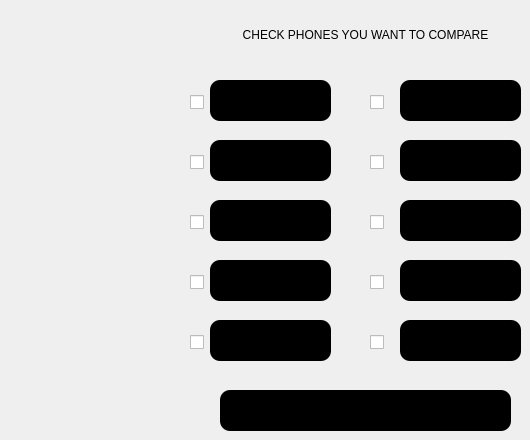
    <widget class="QWidget" name="compareInfinix">
     <widget class="QPushButton" name="Hot60Pro_3">
      <property name="geometry">
       <rect>
        <x>210</x>
        <y>140</y>
        <width>121</width>
        <height>41</height>
       </rect>
      </property>
      <property name="cursor">
       <cursorShape>PointingHandCursor</cursorShape>
      </property>
      <property name="toolTip">
       <string>&lt;html&gt;&lt;head/&gt;&lt;body&gt;&lt;p&gt;Click to show specifications&lt;/p&gt;&lt;/body&gt;&lt;/html&gt;</string>
      </property>
      <property name="styleSheet">
       <string notr="true">QPushButton {
        background-color: rgb(0, 0, 0);
	border-radius: 10px;
}

QPushButton:Hover {
	
	background-color: rgb(17, 16, 16);
}</string>
      </property>
      <property name="text">
       <string>Hot 60 Pro</string>
      </property>
     </widget>
     <widget class="QPushButton" name="Note50ProPlus_3">
      <property name="geometry">
       <rect>
        <x>210</x>
        <y>260</y>
        <width>121</width>
        <height>41</height>
       </rect>
      </property>
      <property name="cursor">
       <cursorShape>PointingHandCursor</cursorShape>
      </property>
      <property name="toolTip">
       <string>&lt;html&gt;&lt;head/&gt;&lt;body&gt;&lt;p&gt;Click to show specifications&lt;/p&gt;&lt;/body&gt;&lt;/html&gt;</string>
      </property>
      <property name="styleSheet">
       <string notr="true">QPushButton {
        background-color: rgb(0, 0, 0);
	border-radius: 10px;
}

QPushButton:Hover {
	
	background-color: rgb(17, 16, 16);
}</string>
      </property>
      <property name="text">
       <string>Note 50 pro+ </string>
      </property>
     </widget>
     <widget class="QPushButton" name="ZeroFlip_3">
      <property name="geometry">
       <rect>
        <x>400</x>
        <y>260</y>
        <width>121</width>
        <height>41</height>
       </rect>
      </property>
      <property name="cursor">
       <cursorShape>PointingHandCursor</cursorShape>
      </property>
      <property name="toolTip">
       <string>&lt;html&gt;&lt;head/&gt;&lt;body&gt;&lt;p&gt;Click to show specifications&lt;/p&gt;&lt;/body&gt;&lt;/html&gt;</string>
      </property>
      <property name="styleSheet">
       <string notr="true">QPushButton {
        background-color: rgb(0, 0, 0);
	border-radius: 10px;
}

QPushButton:Hover {
	
	background-color: rgb(17, 16, 16);
}</string>
      </property>
      <property name="text">
       <string>Zero Flip</string>
      </property>
     </widget>
     <widget class="QPushButton" name="Hot50Pro_3">
      <property name="geometry">
       <rect>
        <x>400</x>
        <y>320</y>
        <width>121</width>
        <height>41</height>
       </rect>
      </property>
      <property name="cursor">
       <cursorShape>PointingHandCursor</cursorShape>
      </property>
      <property name="toolTip">
       <string>&lt;html&gt;&lt;head/&gt;&lt;body&gt;&lt;p&gt;Click to show specifications&lt;/p&gt;&lt;/body&gt;&lt;/html&gt;</string>
      </property>
      <property name="styleSheet">
       <string notr="true">QPushButton {
        background-color: rgb(0, 0, 0);
	border-radius: 10px;
}

QPushButton:Hover {
	
	background-color: rgb(17, 16, 16);
}</string>
      </property>
      <property name="text">
       <string>Hot 50 Pro</string>
      </property>
     </widget>
     <widget class="QPushButton" name="Hot60_3">
      <property name="geometry">
       <rect>
        <x>210</x>
        <y>80</y>
        <width>121</width>
        <height>41</height>
       </rect>
      </property>
      <property name="cursor">
       <cursorShape>PointingHandCursor</cursorShape>
      </property>
      <property name="toolTip">
       <string>&lt;html&gt;&lt;head/&gt;&lt;body&gt;&lt;p&gt;Click to show specifications&lt;/p&gt;&lt;/body&gt;&lt;/html&gt;</string>
      </property>
      <property name="toolTipDuration">
       <number>-1</number>
      </property>
      <property name="styleSheet">
       <string notr="true">QPushButton {
        background-color: rgb(0, 0, 0);
	border-radius: 10px;
}

QPushButton:Hover {
	
	background-color: rgb(17, 16, 16);
}</string>
      </property>
      <property name="text">
       <string>Hot 60</string>
      </property>
     </widget>
     <widget class="QPushButton" name="Hot60ProPlus_3">
      <property name="geometry">
       <rect>
        <x>210</x>
        <y>200</y>
        <width>121</width>
        <height>41</height>
       </rect>
      </property>
      <property name="cursor">
       <cursorShape>PointingHandCursor</cursorShape>
      </property>
      <property name="toolTip">
       <string>&lt;html&gt;&lt;head/&gt;&lt;body&gt;&lt;p&gt;Click to show specifications&lt;/p&gt;&lt;/body&gt;&lt;/html&gt;</string>
      </property>
      <property name="styleSheet">
       <string notr="true">QPushButton {
        background-color: rgb(0, 0, 0);
	border-radius: 10px;
}

QPushButton:Hover {
	
	background-color: rgb(17, 16, 16);
}</string>
      </property>
      <property name="text">
       <string>Hot 60 Pro+</string>
      </property>
     </widget>
     <widget class="QPushButton" name="Smart9_3">
      <property name="geometry">
       <rect>
        <x>400</x>
        <y>200</y>
        <width>121</width>
        <height>41</height>
       </rect>
      </property>
      <property name="cursor">
       <cursorShape>PointingHandCursor</cursorShape>
      </property>
      <property name="toolTip">
       <string>&lt;html&gt;&lt;head/&gt;&lt;body&gt;&lt;p&gt;Click to show specifications&lt;/p&gt;&lt;/body&gt;&lt;/html&gt;</string>
      </property>
      <property name="styleSheet">
       <string notr="true">QPushButton {
        background-color: rgb(0, 0, 0);
	border-radius: 10px;
}

QPushButton:Hover {
	
	background-color: rgb(17, 16, 16);
}</string>
      </property>
      <property name="text">
       <string>Smart 9</string>
      </property>
     </widget>
     <widget class="QPushButton" name="GT30Pro_3">
      <property name="geometry">
       <rect>
        <x>210</x>
        <y>320</y>
        <width>121</width>
        <height>41</height>
       </rect>
      </property>
      <property name="cursor">
       <cursorShape>PointingHandCursor</cursorShape>
      </property>
      <property name="toolTip">
       <string>&lt;html&gt;&lt;head/&gt;&lt;body&gt;&lt;p&gt;Click to show specifications&lt;/p&gt;&lt;/body&gt;&lt;/html&gt;</string>
      </property>
      <property name="styleSheet">
       <string notr="true">QPushButton {
        background-color: rgb(0, 0, 0);
	border-radius: 10px;
}

QPushButton:Hover {
	
	background-color: rgb(17, 16, 16);
}</string>
      </property>
      <property name="text">
       <string>GT 30 Pro</string>
      </property>
     </widget>
     <widget class="QPushButton" name="Hot60i_3">
      <property name="geometry">
       <rect>
        <x>400</x>
        <y>140</y>
        <width>121</width>
        <height>41</height>
       </rect>
      </property>
      <property name="cursor">
       <cursorShape>PointingHandCursor</cursorShape>
      </property>
      <property name="toolTip">
       <string>&lt;html&gt;&lt;head/&gt;&lt;body&gt;&lt;p&gt;Click to show specifications&lt;/p&gt;&lt;/body&gt;&lt;/html&gt;</string>
      </property>
      <property name="styleSheet">
       <string notr="true">QPushButton {
        background-color: rgb(0, 0, 0);
	border-radius: 10px;
}

QPushButton:Hover {
	
	background-color: rgb(17, 16, 16);
}</string>
      </property>
      <property name="text">
       <string>Hot 60i</string>
      </property>
     </widget>
     <widget class="QPushButton" name="Note50_3">
      <property name="geometry">
       <rect>
        <x>400</x>
        <y>80</y>
        <width>121</width>
        <height>41</height>
       </rect>
      </property>
      <property name="cursor">
       <cursorShape>PointingHandCursor</cursorShape>
      </property>
      <property name="toolTip">
       <string>&lt;html&gt;&lt;head/&gt;&lt;body&gt;&lt;p&gt;Click to show specifications&lt;/p&gt;&lt;/body&gt;&lt;/html&gt;</string>
      </property>
      <property name="styleSheet">
       <string notr="true">QPushButton {
        background-color: rgb(0, 0, 0);
	border-radius: 10px;
}

QPushButton:Hover {
	
	background-color: rgb(17, 16, 16);
}</string>
      </property>
      <property name="text">
       <string>Note 50</string>
      </property>
     </widget>
     <widget class="QLabel" name="Title_2">
      <property name="geometry">
       <rect>
        <x>220</x>
        <y>20</y>
        <width>291</width>
        <height>31</height>
       </rect>
      </property>
      <property name="styleSheet">
       <string notr="true">color: rgb(0, 0, 0);</string>
      </property>
      <property name="text">
       <string>&lt;html&gt;&lt;head/&gt;&lt;body&gt;&lt;p align=&quot;center&quot;&gt;CHECK PHONES YOU WANT TO COMPARE&lt;/p&gt;&lt;/body&gt;&lt;/html&gt;</string>
      </property>
     </widget>
     <widget class="QPushButton" name="CompareInfinix">
      <property name="geometry">
       <rect>
        <x>220</x>
        <y>390</y>
        <width>291</width>
        <height>41</height>
       </rect>
      </property>
      <property name="cursor">
       <cursorShape>PointingHandCursor</cursorShape>
      </property>
      <property name="toolTip">
       <string>&lt;html&gt;&lt;head/&gt;&lt;body&gt;&lt;p&gt;Click to show specifications&lt;/p&gt;&lt;/body&gt;&lt;/html&gt;</string>
      </property>
      <property name="toolTipDuration">
       <number>-1</number>
      </property>
      <property name="styleSheet">
       <string notr="true">QPushButton {
        background-color: rgb(0, 0, 0);
	border-radius: 10px;
}

QPushButton:Hover {
	
	background-color: rgb(17, 16, 16);
}</string>
      </property>
      <property name="text">
       <string>COMPARE</string>
      </property>
     </widget>
     <widget class="QCheckBox" name="checkBox_1">
      <property name="geometry">
       <rect>
        <x>190</x>
        <y>90</y>
        <width>16</width>
        <height>24</height>
       </rect>
      </property>
      <property name="styleSheet">
       <string notr="true"/>
      </property>
      <property name="text">
       <string/>
      </property>
     </widget>
     <widget class="QCheckBox" name="checkBox_2">
      <property name="geometry">
       <rect>
        <x>190</x>
        <y>150</y>
        <width>16</width>
        <height>24</height>
       </rect>
      </property>
      <property name="text">
       <string/>
      </property>
     </widget>
     <widget class="QCheckBox" name="checkBox_5">
      <property name="geometry">
       <rect>
        <x>190</x>
        <y>330</y>
        <width>16</width>
        <height>24</height>
       </rect>
      </property>
      <property name="text">
       <string/>
      </property>
     </widget>
     <widget class="QCheckBox" name="checkBox_6">
      <property name="geometry">
       <rect>
        <x>370</x>
        <y>90</y>
        <width>16</width>
        <height>24</height>
       </rect>
      </property>
      <property name="text">
       <string/>
      </property>
     </widget>
     <widget class="QCheckBox" name="checkBox_7">
      <property name="geometry">
       <rect>
        <x>370</x>
        <y>150</y>
        <width>16</width>
        <height>24</height>
       </rect>
      </property>
      <property name="text">
       <string/>
      </property>
     </widget>
     <widget class="QCheckBox" name="checkBox_10">
      <property name="geometry">
       <rect>
        <x>370</x>
        <y>330</y>
        <width>16</width>
        <height>24</height>
       </rect>
      </property>
      <property name="text">
       <string/>
      </property>
     </widget>
     <widget class="QCheckBox" name="checkBox_4">
      <property name="geometry">
       <rect>
        <x>190</x>
        <y>270</y>
        <width>16</width>
        <height>24</height>
       </rect>
      </property>
      <property name="text">
       <string/>
      </property>
     </widget>
     <widget class="QCheckBox" name="checkBox_8">
      <property name="geometry">
       <rect>
        <x>370</x>
        <y>210</y>
        <width>16</width>
        <height>24</height>
       </rect>
      </property>
      <property name="text">
       <string/>
      </property>
     </widget>
     <widget class="QCheckBox" name="checkBox_3">
      <property name="geometry">
       <rect>
        <x>190</x>
        <y>210</y>
        <width>16</width>
        <height>24</height>
       </rect>
      </property>
      <property name="text">
       <string/>
      </property>
     </widget>
     <widget class="QCheckBox" name="checkBox_9">
      <property name="geometry">
       <rect>
        <x>370</x>
        <y>270</y>
        <width>16</width>
        <height>24</height>
       </rect>
      </property>
      <property name="text">
       <string/>
      </property>
     </widget>
    </widget>
